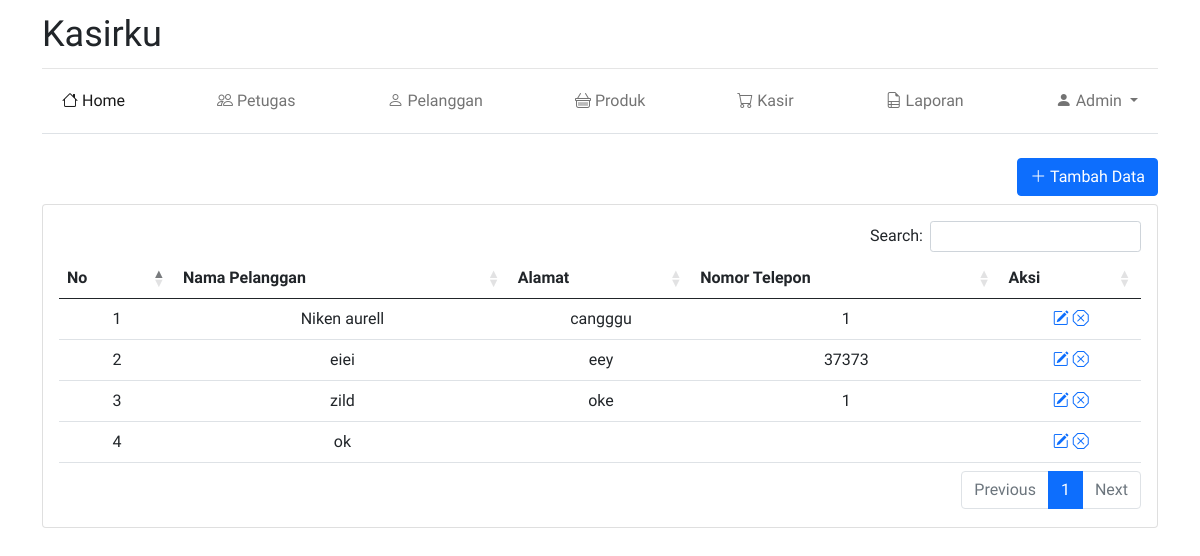
The page /pelanggan.php (signed in) on the database as committed earlier.
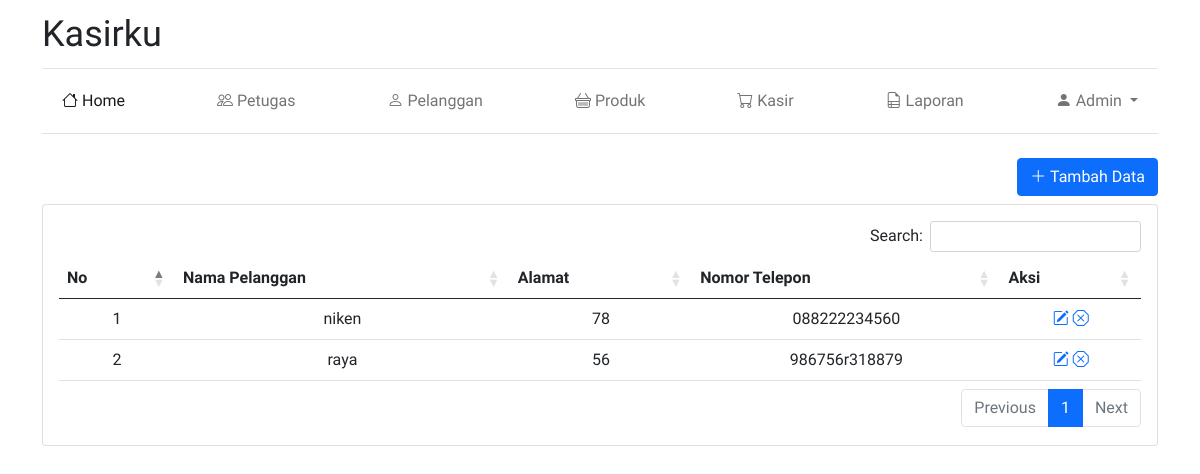
The same page on the database as committed later.
### tables this page shows
CREATE TABLE `pelanggan` (
  `pelanggan_id` int(11) NOT NULL,
  `nama_pelanggan` varchar(255) NOT NULL,
  `alamat` text NOT NULL,
  `nomor_telepon` varchar(15) NOT NULL
);

### pelanggan.php (the view, shortened to what this page needs)
<?php
include('koneksi.php');
if(strlen($_SESSION['alogin'])==0)
{
header('location:login.php');
}
else{
?>
<!doctype html>
<html lang="en">
<head>
  <link rel="stylesheet" href="https://cdnjs.cloudflare.com/ajax/libs/twitter-bootstrap/5.0.1/css/bootstrap.min.css">
  <link rel="stylesheet" href="https://cdn.datatables.net/1.11.3/css/dataTables.bootstrap5.min.css">
  <link rel="stylesheet" href="https://cdn.jsdelivr.net/npm/bootstrap-icons@1.6.0/font/bootstrap-icons.css">
  <link href="assets/css/blog.css" rel="stylesheet">
</head>
<body>
  <div class="container">
    <header class="blog-header py-3">
      <div class="row flex-nowrap justify-content-between align-items-center">
        <div class="col-8">
          <a class="blog-header-logo text-dark" href="#">Kasirku</a>
        </div>
      </div>
    </header>
    <div class="py-1 mb-4 border-bottom">
      <nav class="navbar navbar-expand-lg navbar-light bg-default">
        <div class="container-fluid">
          <div class="collapse navbar-collapse" id="navbarNavAltMarkup">
            <div class="navbar-nav">
              <a class="p-2 nav-link active" href="index.php"><i class="bi bi-house"></i> Home</a>
              <a class="p-2 nav-link" href="petugas.php"><i class="bi bi-people"></i> Petugas</a>
              <a class="p-2 nav-link" href="pelanggan.php"><i class="bi bi-person"></i> Pelanggan</a>
              <a class="p-2 nav-link" href="produk.php"><i class="bi bi-basket"></i> Produk</a>
              <a class="p-2 nav-link" href="penjualan.php"><i class="bi bi-cart"></i> Kasir</a>
              <a class="p-2 nav-link" href="laporan.php"><i class="bi bi-file-earmark-ruled"></i> Laporan</a>
              <div class="nav-item dropdown">
                <a class="nav-link dropdown-toggle" href="#" id="navbarDropdownMenuLink" role="button" data-bs-toggle="dropdown" aria-expanded="false">
                  <i class="bi bi-person-fill"></i> Admin
                </a>
              </div>
            </div>
          </div>
        </div>
      </nav>
    </div>
  </div>
  <main class="container">
    <div class="row g-5 mb-4">
      <div class="col-md-12">
        <div class="row justify-content-end">
          <div class="col-md-6">
            <a href="#" class="btn btn-primary float-end" id="addBarangBtn"><i class="bi bi-plus-lg"></i> Tambah
              Data</a>
          </div>
        </div>
        <div class="card mt-2">
          <div class="card-body">
            <table class="table" id="dt">
              <thead class="text-center">
                <tr>
                  <th scope="col">No</th>
                  <th scope="col">Nama Pelanggan</th>
                  <th scope="col">Alamat</th>
                  <th scope="col">Nomor Telepon</th>
                  <th scope="col">Aksi</th>
                </tr>
              </thead>
              <tbody class="text-center">
                <?php
                $no = 0;
                $sql = "SELECT * from  pelanggan ";
                $query = mysqli_query($koneksidb, $sql);
                while ($result = mysqli_fetch_array($query)) {
                  $no++;
                ?>
                  <tr id="table-data">
                    <td><?php echo $no; ?></td>
                    <td><?php echo $result['nama_pelanggan']; ?></td>
                    <td><?php echo $result['alamat']; ?></td>
                    <td><?php echo $result['nomor_telepon']; ?></td>
                    <td>
                      <a href="edit_pelanggan.php?id=<?php echo $result['pelanggan_id']; ?>" class="bi bi-pencil-square"></a>
                      <a href="hapus_pelanggan.php?id=<?php echo $result['pelanggan_id']; ?>" onclick="return confirm('Apakah anda akan menghapus <?php echo $result['nama_pelanggan']; ?>?')" class="bi bi-x-octagon"></a>
                    </td>
                  </tr>
                <?php } ?>
              </tbody>
            </table>
          </div>
        </div>
      </div>
    </div>
  </main>
</body>
</html>
<?php } ?>

Rows that differ between the two databases and show on the page:
removed pelanggan: nama_pelanggan "Niken aurell", alamat "cangggu", nomor_telepon "1"
removed pelanggan: nama_pelanggan "eiei", alamat "eey", nomor_telepon "37373"
removed pelanggan: nama_pelanggan "zild", alamat "oke", nomor_telepon "1"
removed pelanggan: nama_pelanggan "ok"
added pelanggan: nama_pelanggan "niken", alamat "78", nomor_telepon "088222234560"
added pelanggan: nama_pelanggan "raya", alamat "56", nomor_telepon "986756r318879"
